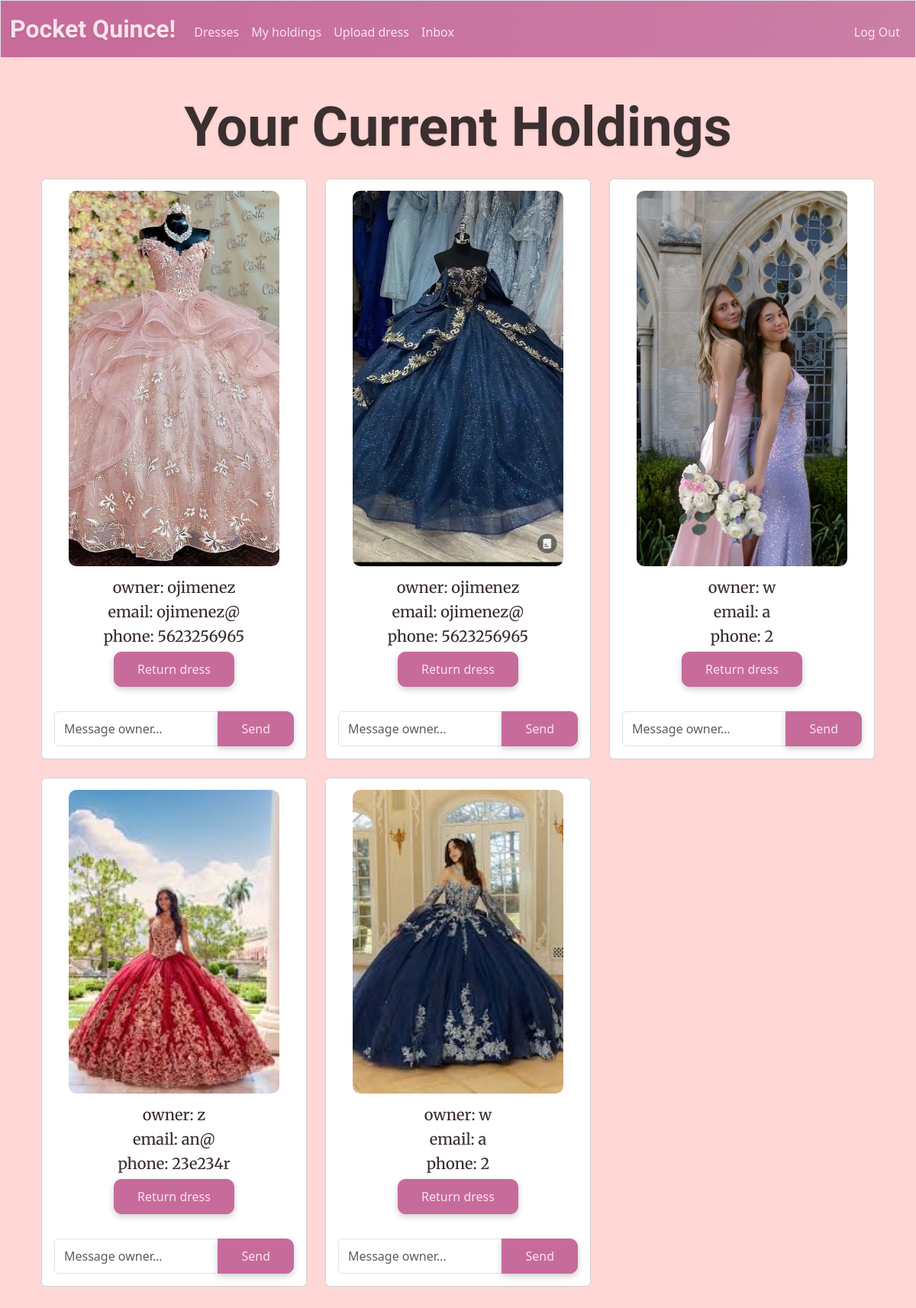
The page /holdings (signed in) on the database its author committed.
### tables this page shows
CREATE TABLE dresses (
    id INTEGER PRIMARY KEY AUTOINCREMENT,
    size TEXT NOT NULL,
    color TEXT NOT NULL,
    owner INTEGER NOT NULL,
    image_url TEXT,
    time_posted TEXT NOT NULL DEFAULT CURRENT_TIMESTAMP,
    FOREIGN KEY (owner) REFERENCES users(id)
);

CREATE TABLE users (
id INTEGER PRIMARY KEY AUTOINCREMENT NOT NULL, 
username TEXT NOT NULL UNIQUE, 
email TEXT NOT NULL, 
phone TEXT NOT NULL, 
hash TEXT NOT NULL
);

CREATE TABLE holdings (
id INTEGER PRIMARY KEY AUTOINCREMENT NOT NULL,
user_id INTEGER NOT NULL,
dress_id INTEGER NOT NULL,
rent_start TEXT NOT NULL DEFAULT CURRENT_TIMESTAMP,
rent_end TEXT,
FOREIGN KEY (user_id) REFERENCES users(id),
FOREIGN KEY (dress_id) REFERENCES dresses(id)
);

### app.py (the view)
@app.route("/holdings")
@login_required
def holdings():
    db = get_db()
    holdingBuffer = db.execute("SELECT * FROM dresses JOIN holdings as h on dresses.id = h.dress_id WHERE h.user_id = ? AND h.rent_end IS NULL ORDER BY h.rent_start DESC", (session["user_id"],)).fetchall()
    holdings = []
    for holding in holdingBuffer:
        holding = dict(holding)  # Convert Row object to dictionary not readonly to allow changes
        holding["owner_id"] = holding["owner"]
        owner = db.execute("SELECT username, email, phone FROM users WHERE id = ?", (holding["owner"],)).fetchone()
        holding["owner_name"] = owner["username"]
        holding["owner_email"] = owner["email"]
        holding["owner_phone"] = owner["phone"]
        holdings.append(holding)
    return render_template("holdings.html", holdings=holdings)

### app.py (called while the page is built)
def get_db():
    if "db" not in g:
        g.db = sqlite3.connect(DATABASE)
        g.db.row_factory = sqlite3.Row # Enable dictionary-like row access
    return g.db

@app.after_request
def after_request(response):
    response.headers["Cache-Control"] = "no-cache, no-store, must-revalidate"
    response.headers["Expires"] = 0
    response.headers["Pragma"] = "no-cache"
    return response

### help.py (called while the page is built)
def login_required(f):
    @wraps(f)
    def decorated_function(*args, **kwargs):
        if session.get("user_id") is None:
            return redirect("/login")
        return f(*args, **kwargs)
    return decorated_function

### templates/holdings.html (shortened to what this page needs)
{% extends "layout.html" %}
{% block main %}
    <h1 class = "imperial mb-4">Your Current Holdings</h1>
    {% if holdings|length == 0 %}
        <h3 class = "body-font">You are not currently holding any dresses.</h3>
    {% else %}
        <div class="container">
            <div class="row">
                {% for dress in holdings %}
                    <div class = "col-md-4 mb-4">
                        <div class = "card dress-card">
                            <img class = "catalogImage mx-auto d-block" src = "{{ dress['image_url'] }}">
                            <div class = "card-body">
                                <h5 class = "body-font">{{ "owner: " + dress["owner_name"] }}</h5>
                                <h5 class = "body-font">{{ "email: " + dress["owner_email"]}}</h5>
                                <h5 class = "body-font">{{ "phone: " + dress["owner_phone"]}}</h5>
                                <form action = "/returnDress" method = "post">
                                    <button class="btn btn-primary" type="submit">Return dress</button>
                                </form>
                                <br>
                                <form action="/messages" method="post" class="mt-2">
                                    <div class="input-group">
                                        <input type="text" name="body" class="form-control" placeholder="Message owner..." required>
                                        <button type="submit" class="btn btn-primary btn-sm">Send</button>
                                    </div>
                                </form>
                            </div>
                        </div>
                    </div>
                {% endfor %}
            </div>
        </div>
    {% endif %}
{% endblock %}

### static/style.css (style rules this page uses)
body { background-color: #FFD7D7; }
.imperial { font-family: 'Imperial Script', cursive; text-shadow: 0px 2px 3px rgba(0,0,0,0.08); font-weight: 700; font-size: 450%; color: #3B2F2F; }
.body-font { font-family: 'Merriweather', serif; color: #3B2F2F }
.btn-primary { background-color: #C76B9B; color: #F9E3EC; border-color: #C76B9B; font-size: 1rem; border-radius: 10px; padding: 10px 30px; box-shadow: 0px 3px 8px rgba(0, 0, 0, 0.2); }
.catalogImage { width: 80%; height: 80%; object-fit: cover; object-position: center; border-radius: 10px; }
.dress-card { padding-top: 15px; height: 100% }
form label, form button { background-color: #7f9ccb; padding: 5px 10px; border-radius: 5px; border: 1px ridge black; font-size: 0.8rem; height: auto; }

### rows shown on the page
dresses: image_url (picture)
users: username "owner: ojimenez" "owner: ojimenez", email "email: ojimenez@" "email: ojimenez@", phone "phone: 5623256965" "phone: 5623256965"
dresses: image_url (picture)
holdings: image_url (picture), owner_name "owner: w", owner_email "email: a", owner_phone "phone: 2"
dresses: image_url (picture)
users: email "email: an@", phone "phone: 23e234r"
holdings: image_url (picture), owner_name "owner: w", owner_email "email: a", owner_phone "phone: 2"

### other values the page prints
{{ "owner: " + dress["owner_name"] }} "owner: z"
